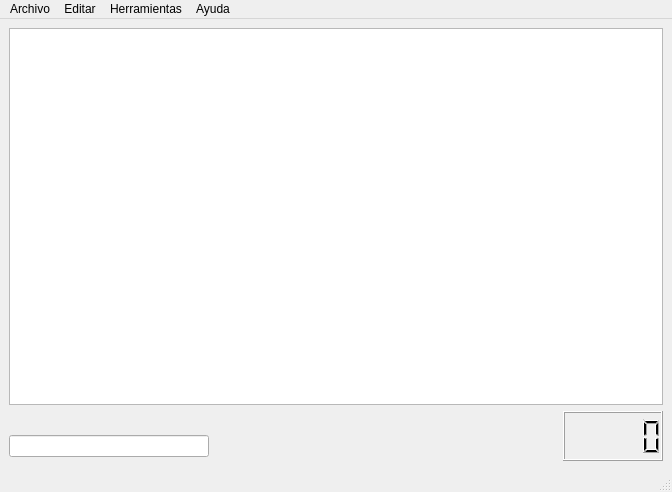
<?xml version="1.0" encoding="UTF-8"?>
<ui version="4.0">
 <class>QCheckOutWindow</class>
 <widget class="QMainWindow" name="QCheckOutWindow">
  <property name="geometry">
   <rect>
    <x>0</x>
    <y>0</y>
    <width>672</width>
    <height>492</height>
   </rect>
  </property>
  <property name="windowTitle">
   <string>MainWindow</string>
  </property>
  <widget class="QWidget" name="centralwidget">
   <layout class="QVBoxLayout" name="verticalLayout_2">
    <item>
     <widget class="QTableView" name="tableView"/>
    </item>
    <item>
     <layout class="QHBoxLayout" name="horizontalLayout_2">
      <item>
       <layout class="QVBoxLayout" name="verticalLayout">
        <item>
         <spacer name="horizontalSpacer_2">
          <property name="orientation">
           <enum>Qt::Horizontal</enum>
          </property>
          <property name="sizeHint" stdset="0">
           <size>
            <width>40</width>
            <height>20</height>
           </size>
          </property>
         </spacer>
        </item>
        <item>
         <layout class="QHBoxLayout" name="horizontalLayout">
          <item>
           <widget class="QLineEdit" name="lineEdit">
            <property name="maximumSize">
             <size>
              <width>200</width>
              <height>16777215</height>
             </size>
            </property>
           </widget>
          </item>
          <item>
           <spacer name="horizontalSpacer">
            <property name="orientation">
             <enum>Qt::Horizontal</enum>
            </property>
            <property name="sizeHint" stdset="0">
             <size>
              <width>40</width>
              <height>20</height>
             </size>
            </property>
           </spacer>
          </item>
         </layout>
        </item>
       </layout>
      </item>
      <item>
       <widget class="QLCDNumber" name="lcdNumber">
        <property name="minimumSize">
         <size>
          <width>100</width>
          <height>50</height>
         </size>
        </property>
       </widget>
      </item>
     </layout>
    </item>
   </layout>
  </widget>
  <widget class="QMenuBar" name="menubar">
   <property name="geometry">
    <rect>
     <x>0</x>
     <y>0</y>
     <width>672</width>
     <height>20</height>
    </rect>
   </property>
   <widget class="QMenu" name="menuArchivo">
    <property name="title">
     <string>Archivo</string>
    </property>
   </widget>
   <widget class="QMenu" name="menuEditar">
    <property name="title">
     <string>Editar</string>
    </property>
   </widget>
   <widget class="QMenu" name="menuHerramientas">
    <property name="title">
     <string>Herramientas</string>
    </property>
    <addaction name="actionModo_Administrador"/>
   </widget>
   <widget class="QMenu" name="menuAyuda">
    <property name="title">
     <string>Ayuda</string>
    </property>
    <addaction name="actionAcerca_de"/>
   </widget>
   <addaction name="menuArchivo"/>
   <addaction name="menuEditar"/>
   <addaction name="menuHerramientas"/>
   <addaction name="menuAyuda"/>
  </widget>
  <widget class="QStatusBar" name="statusbar"/>
  <action name="actionAcerca_de">
   <property name="text">
    <string>Acerca de</string>
   </property>
  </action>
  <action name="actionModo_Administrador">
   <property name="text">
    <string>Modo Administrador</string>
   </property>
  </action>
 </widget>
 <resources/>
 <connections/>
</ui>
